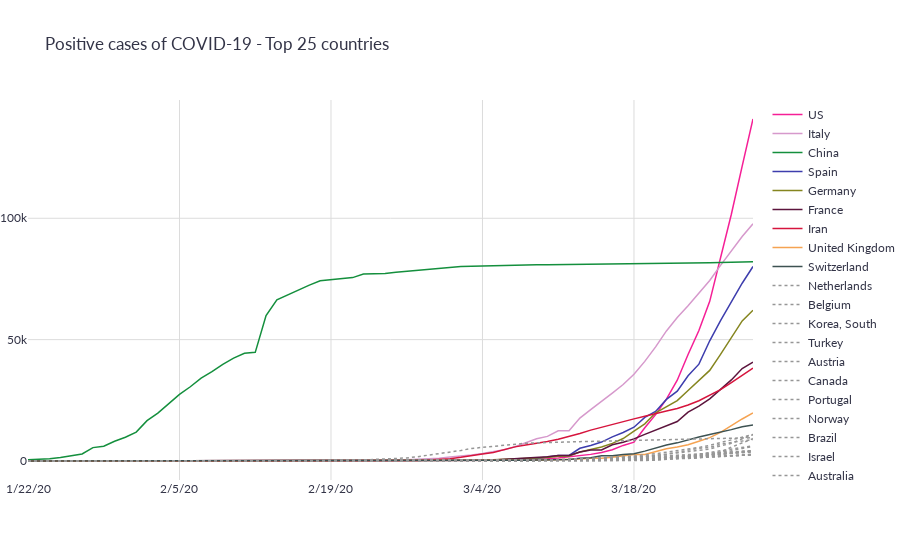

Notebook source saved alongside this figure:
### Code cell
fig = plots.confirmed_cases_over_threshold(confirmed)
fig.show()
data['plots']['figure_1'] = fig.to_json()

### Figure 1 — Plotly figure (JSON) as saved in the notebook; plotly's stock layout.template omitted (floating-point values rounded to 4 significant figures)
{"data": [{"hoverinfo": "none", "hovertemplate": "Positive cases: %{y}<br>Date: %{x}", "line": {"dash": "solid", "width": 1.5}, "marker": {"color": "rgb(245,31,150)"}, "name": "US", "type": "scatter", "x": ["1/22/20", "1/23/20", "1/24/20", "1/25/20", "1/26/20", "1/27/20", "1/28/20", "1/29/20", "1/30/20", "1/31/20", "2/1/20", "2/2/20", "2/3/20", "2/4/20", "2/5/20", "2/6/20", "2/7/20", "2/8/20", "2/9/20", "2/10/20", "2/11/20", "2/12/20", "2/13/20", "2/14/20", "2/15/20", "2/16/20", "2/17/20", "2/18/20", "2/19/20", "2/20/20", "2/21/20", "2/22/20", "2/23/20", "2/24/20", "2/25/20", "2/26/20", "2/27/20", "2/28/20", "2/29/20", "3/1/20", "3/2/20", "3/3/20", "3/4/20", "3/5/20", "3/6/20", "3/7/20", "3/8/20", "3/9/20", "3/10/20", "3/11/20", "3/12/20", "3/13/20", "3/14/20", "3/15/20", "3/16/20", "3/17/20", "3/18/20", "3/19/20", "3/20/20", "3/21/20", "3/22/20", "3/23/20", "3/24/20", "3/25/20", "3/26/20", "3/27/20", "3/28/20", "3/29/20"], "y": [1, 1, 2, 2, 5, 5, 5, 5, 5, 7, 8, 8, 11, 11, 11, 11, 11, 11, 11, 11, 12, 12, 13, 13, 13, 13, 13, 13, 13, 13, 15, 15, 15, 51, 51, 57, 58, 60, 68, 74, 98, 118, 149, 217, 262, 402, 518, 583, 959, 1281, 1663, 2179, 2727, 3499, 4632, 6421, 7783, 13677, 19100, 25489, 33276, 43847, 53740, 65778, 83836, 101657, 121478, 140886]}, {"hoverinfo": "none", "hovertemplate": "Positive cases: %{y}<br>Date: %{x}", "line": {"dash": "solid", "width": 1.5}, "marker": {"color": "rgb(214,153,204)"}, "name": "Italy", "type": "scatter", "x": ["1/22/20", "1/23/20", "1/24/20", "1/25/20", "1/26/20", "1/27/20", "1/28/20", "1/29/20", "1/30/20", "1/31/20", "2/1/20", "2/2/20", "2/3/20", "2/4/20", "2/5/20", "2/6/20", "2/7/20", "2/8/20", "2/9/20", "2/10/20", "2/11/20", "2/12/20", "2/13/20", "2/14/20", "2/15/20", "2/16/20", "2/17/20", "2/18/20", "2/19/20", "2/20/20", "2/21/20", "2/22/20", "2/23/20", "2/24/20", "2/25/20", "2/26/20", "2/27/20", "2/28/20", "2/29/20", "3/1/20", "3/2/20", "3/3/20", "3/4/20", "3/5/20", "3/6/20", "3/7/20", "3/8/20", "3/9/20", "3/10/20", "3/11/20", "3/12/20", "3/13/20", "3/14/20", "3/15/20", "3/16/20", "3/17/20", "3/18/20", "3/19/20", "3/20/20", "3/21/20", "3/22/20", "3/23/20", "3/24/20", "3/25/20", "3/26/20", "3/27/20", "3/28/20", "3/29/20"], "y": [0, 0, 0, 0, 0, 0, 0, 0, 0, 2, 2, 2, 2, 2, 2, 2, 3, 3, 3, 3, 3, 3, 3, 3, 3, 3, 3, 3, 3, 3, 20, 62, 155, 229, 322, 453, 655, 888, 1128, 1694, 2036, 2502, 3089, 3858, 4636, 5883, 7375, 9172, 10149, 12462, 12462, 17660, 21157, 24747, 27980, 31506, 35713, 41035, 47021, 53578, 59138, 63927, 69176, 74386, 80589, 86498, 92472, 97689]}, {"hoverinfo": "none", "hovertemplate": "Positive cases: %{y}<br>Date: %{x}", "line": {"dash": "solid", "width": 1.5}, "marker": {"color": "rgb(20,143,61)"}, "name": "China", "type": "scatter", "x": ["1/22/20", "1/23/20", "1/24/20", "1/25/20", "1/26/20", "1/27/20", "1/28/20", "1/29/20", "1/30/20", "1/31/20", "2/1/20", "2/2/20", "2/3/20", "2/4/20", "2/5/20", "2/6/20", "2/7/20", "2/8/20", "2/9/20", "2/10/20", "2/11/20", "2/12/20", "2/13/20", "2/14/20", "2/15/20", "2/16/20", "2/17/20", "2/18/20", "2/19/20", "2/20/20", "2/21/20", "2/22/20", "2/23/20", "2/24/20", "2/25/20", "2/26/20", "2/27/20", "2/28/20", "2/29/20", "3/1/20", "3/2/20", "3/3/20", "3/4/20", "3/5/20", "3/6/20", "3/7/20", "3/8/20", "3/9/20", "3/10/20", "3/11/20", "3/12/20", "3/13/20", "3/14/20", "3/15/20", "3/16/20", "3/17/20", "3/18/20", "3/19/20", "3/20/20", "3/21/20", "3/22/20", "3/23/20", "3/24/20", "3/25/20", "3/26/20", "3/27/20", "3/28/20", "3/29/20"], "y": [548, 643, 920, 1406, 2075, 2877, 5509, 6087, 8141, 9802, 11891, 16630, 19716, 23707, 27440, 30587, 34110, 36814, 39829, 42354, 44386, 44759, 59895, 66358, 68413, 70513, 72434, 74211, 74619, 75077, 75550, 77001, 77022, 77241, 77754, 78166, 78600, 78928, 79356, 79932, 80136, 80261, 80386, 80537, 80690, 80770, 80823, 80860, 80887, 80921, 80932, 80945, 80977, 81003, 81033, 81058, 81102, 81156, 81250, 81305, 81435, 81498, 81591, 81661, 81782, 81897, 81999, 82122]}, {"hoverinfo": "none", "hovertemplate": "Positive cases: %{y}<br>Date: %{x}", "line": {"dash": "solid", "width": 1.5}, "marker": {"color": "rgb(61,61,173)"}, "name": "Spain", "type": "scatter", "x": ["1/22/20", "1/23/20", "1/24/20", "1/25/20", "1/26/20", "1/27/20", "1/28/20", "1/29/20", "1/30/20", "1/31/20", "2/1/20", "2/2/20", "2/3/20", "2/4/20", "2/5/20", "2/6/20", "2/7/20", "2/8/20", "2/9/20", "2/10/20", "2/11/20", "2/12/20", "2/13/20", "2/14/20", "2/15/20", "2/16/20", "2/17/20", "2/18/20", "2/19/20", "2/20/20", "2/21/20", "2/22/20", "2/23/20", "2/24/20", "2/25/20", "2/26/20", "2/27/20", "2/28/20", "2/29/20", "3/1/20", "3/2/20", "3/3/20", "3/4/20", "3/5/20", "3/6/20", "3/7/20", "3/8/20", "3/9/20", "3/10/20", "3/11/20", "3/12/20", "3/13/20", "3/14/20", "3/15/20", "3/16/20", "3/17/20", "3/18/20", "3/19/20", "3/20/20", "3/21/20", "3/22/20", "3/23/20", "3/24/20", "3/25/20", "3/26/20", "3/27/20", "3/28/20", "3/29/20"], "y": [0, 0, 0, 0, 0, 0, 0, 0, 0, 0, 1, 1, 1, 1, 1, 1, 1, 1, 2, 2, 2, 2, 2, 2, 2, 2, 2, 2, 2, 2, 2, 2, 2, 2, 6, 13, 15, 32, 45, 84, 120, 165, 222, 259, 400, 500, 673, 1073, 1695, 2277, 2277, 5232, 6391, 7798, 9942, 11748, 13910, 17963, 20410, 25374, 28768, 35136, 39885, 49515, 57786, 65719, 73235, 80110]}, {"hoverinfo": "none", "hovertemplate": "Positive cases: %{y}<br>Date: %{x}", "line": {"dash": "solid", "width": 1.5}, "marker": {"color": "rgb(133,133,31)"}, "name": "Germany", "type": "scatter", "x": ["1/22/20", "1/23/20", "1/24/20", "1/25/20", "1/26/20", "1/27/20", "1/28/20", "1/29/20", "1/30/20", "1/31/20", "2/1/20", "2/2/20", "2/3/20", "2/4/20", "2/5/20", "2/6/20", "2/7/20", "2/8/20", "2/9/20", "2/10/20", "2/11/20", "2/12/20", "2/13/20", "2/14/20", "2/15/20", "2/16/20", "2/17/20", "2/18/20", "2/19/20", "2/20/20", "2/21/20", "2/22/20", "2/23/20", "2/24/20", "2/25/20", "2/26/20", "2/27/20", "2/28/20", "2/29/20", "3/1/20", "3/2/20", "3/3/20", "3/4/20", "3/5/20", "3/6/20", "3/7/20", "3/8/20", "3/9/20", "3/10/20", "3/11/20", "3/12/20", "3/13/20", "3/14/20", "3/15/20", "3/16/20", "3/17/20", "3/18/20", "3/19/20", "3/20/20", "3/21/20", "3/22/20", "3/23/20", "3/24/20", "3/25/20", "3/26/20", "3/27/20", "3/28/20", "3/29/20"], "y": [0, 0, 0, 0, 0, 1, 4, 4, 4, 5, 8, 10, 12, 12, 12, 12, 13, 13, 14, 14, 16, 16, 16, 16, 16, 16, 16, 16, 16, 16, 16, 16, 16, 16, 17, 27, 46, 48, 79, 130, 159, 196, 262, 482, 670, 799, 1040, 1176, 1457, 1908, 2078, 3675, 4585, 5795, 7272, 9257, 12327, 15320, 19848, 22213, 24873, 29056, 32986, 37323, 43938, 50871, 57695, 62095]}, {"hoverinfo": "none", "hovertemplate": "Positive cases: %{y}<br>Date: %{x}", "line": {"dash": "solid", "width": 1.5}, "marker": {"color": "rgb(92,20,61)"}, "name": "France", "type": "scatter", "x": ["1/22/20", "1/23/20", "1/24/20", "1/25/20", "1/26/20", "1/27/20", "1/28/20", "1/29/20", "1/30/20", "1/31/20", "2/1/20", "2/2/20", "2/3/20", "2/4/20", "2/5/20", "2/6/20", "2/7/20", "2/8/20", "2/9/20", "2/10/20", "2/11/20", "2/12/20", "2/13/20", "2/14/20", "2/15/20", "2/16/20", "2/17/20", "2/18/20", "2/19/20", "2/20/20", "2/21/20", "2/22/20", "2/23/20", "2/24/20", "2/25/20", "2/26/20", "2/27/20", "2/28/20", "2/29/20", "3/1/20", "3/2/20", "3/3/20", "3/4/20", "3/5/20", "3/6/20", "3/7/20", "3/8/20", "3/9/20", "3/10/20", "3/11/20", "3/12/20", "3/13/20", "3/14/20", "3/15/20", "3/16/20", "3/17/20", "3/18/20", "3/19/20", "3/20/20", "3/21/20", "3/22/20", "3/23/20", "3/24/20", "3/25/20", "3/26/20", "3/27/20", "3/28/20", "3/29/20"], "y": [0, 0, 2, 3, 3, 3, 4, 5, 5, 5, 6, 6, 6, 6, 6, 6, 6, 11, 11, 11, 11, 11, 11, 11, 12, 12, 12, 12, 12, 12, 12, 12, 12, 12, 14, 18, 38, 57, 100, 130, 191, 204, 288, 380, 656, 959, 1136, 1219, 1794, 2293, 2293, 3681, 4496, 4532, 6683, 7715, 9124, 10970, 12758, 14463, 16243, 20123, 22622, 25600, 29551, 33402, 38105, 40708]}, {"hoverinfo": "none", "hovertemplate": "Positive cases: %{y}<br>Date: %{x}", "line": {"dash": "solid", "width": 1.5}, "marker": {"color": "rgb(214,20,61)"}, "name": "Iran", "type": "scatter", "x": ["1/22/20", "1/23/20", "1/24/20", "1/25/20", "1/26/20", "1/27/20", "1/28/20", "1/29/20", "1/30/20", "1/31/20", "2/1/20", "2/2/20", "2/3/20", "2/4/20", "2/5/20", "2/6/20", "2/7/20", "2/8/20", "2/9/20", "2/10/20", "2/11/20", "2/12/20", "2/13/20", "2/14/20", "2/15/20", "2/16/20", "2/17/20", "2/18/20", "2/19/20", "2/20/20", "2/21/20", "2/22/20", "2/23/20", "2/24/20", "2/25/20", "2/26/20", "2/27/20", "2/28/20", "2/29/20", "3/1/20", "3/2/20", "3/3/20", "3/4/20", "3/5/20", "3/6/20", "3/7/20", "3/8/20", "3/9/20", "3/10/20", "3/11/20", "3/12/20", "3/13/20", "3/14/20", "3/15/20", "3/16/20", "3/17/20", "3/18/20", "3/19/20", "3/20/20", "3/21/20", "3/22/20", "3/23/20", "3/24/20", "3/25/20", "3/26/20", "3/27/20", "3/28/20", "3/29/20"], "y": [0, 0, 0, 0, 0, 0, 0, 0, 0, 0, 0, 0, 0, 0, 0, 0, 0, 0, 0, 0, 0, 0, 0, 0, 0, 0, 0, 0, 2, 5, 18, 28, 43, 61, 95, 139, 245, 388, 593, 978, 1501, 2336, 2922, 3513, 4747, 5823, 6566, 7161, 8042, 9000, 10075, 11364, 12729, 13938, 14991, 16169, 17361, 18407, 19644, 20610, 21638, 23049, 24811, 27017, 29406, 32332, 35408, 38309]}, {"hoverinfo": "none", "hovertemplate": "Positive cases: %{y}<br>Date: %{x}", "line": {"dash": "solid", "width": 1.5}, "marker": {"color": "rgb(245,163,82)"}, "name": "United Kingdom", "type": "scatter", "x": ["1/22/20", "1/23/20", "1/24/20", "1/25/20", "1/26/20", "1/27/20", "1/28/20", "1/29/20", "1/30/20", "1/31/20", "2/1/20", "2/2/20", "2/3/20", "2/4/20", "2/5/20", "2/6/20", "2/7/20", "2/8/20", "2/9/20", "2/10/20", "2/11/20", "2/12/20", "2/13/20", "2/14/20", "2/15/20", "2/16/20", "2/17/20", "2/18/20", "2/19/20", "2/20/20", "2/21/20", "2/22/20", "2/23/20", "2/24/20", "2/25/20", "2/26/20", "2/27/20", "2/28/20", "2/29/20", "3/1/20", "3/2/20", "3/3/20", "3/4/20", "3/5/20", "3/6/20", "3/7/20", "3/8/20", "3/9/20", "3/10/20", "3/11/20", "3/12/20", "3/13/20", "3/14/20", "3/15/20", "3/16/20", "3/17/20", "3/18/20", "3/19/20", "3/20/20", "3/21/20", "3/22/20", "3/23/20", "3/24/20", "3/25/20", "3/26/20", "3/27/20", "3/28/20", "3/29/20"], "y": [0, 0, 0, 0, 0, 0, 0, 0, 0, 2, 2, 2, 2, 2, 2, 2, 3, 3, 3, 8, 8, 9, 9, 9, 9, 9, 9, 9, 9, 9, 9, 9, 9, 13, 13, 13, 15, 20, 23, 36, 40, 51, 86, 116, 164, 207, 274, 322, 384, 459, 459, 802, 1144, 1145, 1551, 1960, 2642, 2716, 4014, 5067, 5745, 6726, 8164, 9640, 11812, 14745, 17312, 19780]}, {"hoverinfo": "none", "hovertemplate": "Positive cases: %{y}<br>Date: %{x}", "line": {"dash": "solid", "width": 1.5}, "marker": {"color": "rgb(61,82,82)"}, "name": "Switzerland", "type": "scatter", "x": ["1/22/20", "1/23/20", "1/24/20", "1/25/20", "1/26/20", "1/27/20", "1/28/20", "1/29/20", "1/30/20", "1/31/20", "2/1/20", "2/2/20", "2/3/20", "2/4/20", "2/5/20", "2/6/20", "2/7/20", "2/8/20", "2/9/20", "2/10/20", "2/11/20", "2/12/20", "2/13/20", "2/14/20", "2/15/20", "2/16/20", "2/17/20", "2/18/20", "2/19/20", "2/20/20", "2/21/20", "2/22/20", "2/23/20", "2/24/20", "2/25/20", "2/26/20", "2/27/20", "2/28/20", "2/29/20", "3/1/20", "3/2/20", "3/3/20", "3/4/20", "3/5/20", "3/6/20", "3/7/20", "3/8/20", "3/9/20", "3/10/20", "3/11/20", "3/12/20", "3/13/20", "3/14/20", "3/15/20", "3/16/20", "3/17/20", "3/18/20", "3/19/20", "3/20/20", "3/21/20", "3/22/20", "3/23/20", "3/24/20", "3/25/20", "3/26/20", "3/27/20", "3/28/20", "3/29/20"], "y": [0, 0, 0, 0, 0, 0, 0, 0, 0, 0, 0, 0, 0, 0, 0, 0, 0, 0, 0, 0, 0, 0, 0, 0, 0, 0, 0, 0, 0, 0, 0, 0, 0, 0, 1, 1, 8, 8, 18, 27, 42, 56, 90, 114, 214, 268, 337, 374, 491, 652, 652, 1139, 1359, 2200, 2200, 2700, 3028, 4075, 5294, 6575, 7474, 8795, 9877, 10897, 11811, 12928, 14076, 14829]}, {"hoverinfo": "none", "hovertemplate": "Positive cases: %{y}<br>Date: %{x}", "line": {"dash": "dot", "width": 1.5}, "marker": {"color": "rgb(150,150,150)"}, "name": "Netherlands", "type": "scatter", "x": ["1/22/20", "1/23/20", "1/24/20", "1/25/20", "1/26/20", "1/27/20", "1/28/20", "1/29/20", "1/30/20", "1/31/20", "2/1/20", "2/2/20", "2/3/20", "2/4/20", "2/5/20", "2/6/20", "2/7/20", "2/8/20", "2/9/20", "2/10/20", "2/11/20", "2/12/20", "2/13/20", "2/14/20", "2/15/20", "2/16/20", "2/17/20", "2/18/20", "2/19/20", "2/20/20", "2/21/20", "2/22/20", "2/23/20", "2/24/20", "2/25/20", "2/26/20", "2/27/20", "2/28/20", "2/29/20", "3/1/20", "3/2/20", "3/3/20", "3/4/20", "3/5/20", "3/6/20", "3/7/20", "3/8/20", "3/9/20", "3/10/20", "3/11/20", "3/12/20", "3/13/20", "3/14/20", "3/15/20", "3/16/20", "3/17/20", "3/18/20", "3/19/20", "3/20/20", "3/21/20", "3/22/20", "3/23/20", "3/24/20", "3/25/20", "3/26/20", "3/27/20", "3/28/20", "3/29/20"], "y": [0, 0, 0, 0, 0, 0, 0, 0, 0, 0, 0, 0, 0, 0, 0, 0, 0, 0, 0, 0, 0, 0, 0, 0, 0, 0, 0, 0, 0, 0, 0, 0, 0, 0, 0, 0, 1, 1, 6, 10, 18, 24, 38, 82, 128, 188, 265, 321, 382, 503, 503, 806, 962, 1138, 1416, 1711, 2058, 2467, 3003, 3640, 4217, 4764, 5580, 6438, 7468, 8647, 9819, 10930]}, {"hoverinfo": "none", "hovertemplate": "Positive cases: %{y}<br>Date: %{x}", "line": {"dash": "dot", "width": 1.5}, "marker": {"color": "rgb(150,150,150)"}, "name": "Belgium", "type": "scatter", "x": ["1/22/20", "1/23/20", "1/24/20", "1/25/20", "1/26/20", "1/27/20", "1/28/20", "1/29/20", "1/30/20", "1/31/20", "2/1/20", "2/2/20", "2/3/20", "2/4/20", "2/5/20", "2/6/20", "2/7/20", "2/8/20", "2/9/20", "2/10/20", "2/11/20", "2/12/20", "2/13/20", "2/14/20", "2/15/20", "2/16/20", "2/17/20", "2/18/20", "2/19/20", "2/20/20", "2/21/20", "2/22/20", "2/23/20", "2/24/20", "2/25/20", "2/26/20", "2/27/20", "2/28/20", "2/29/20", "3/1/20", "3/2/20", "3/3/20", "3/4/20", "3/5/20", "3/6/20", "3/7/20", "3/8/20", "3/9/20", "3/10/20", "3/11/20", "3/12/20", "3/13/20", "3/14/20", "3/15/20", "3/16/20", "3/17/20", "3/18/20", "3/19/20", "3/20/20", "3/21/20", "3/22/20", "3/23/20", "3/24/20", "3/25/20", "3/26/20", "3/27/20", "3/28/20", "3/29/20"], "y": [0, 0, 0, 0, 0, 0, 0, 0, 0, 0, 0, 0, 0, 1, 1, 1, 1, 1, 1, 1, 1, 1, 1, 1, 1, 1, 1, 1, 1, 1, 1, 1, 1, 1, 1, 1, 1, 1, 1, 2, 8, 13, 23, 50, 109, 169, 200, 239, 267, 314, 314, 559, 689, 886, 1058, 1243, 1486, 1795, 2257, 2815, 3401, 3743, 4269, 4937, 6235, 7284, 9134, 10836]}, {"hoverinfo": "none", "hovertemplate": "Positive cases: %{y}<br>Date: %{x}", "line": {"dash": "dot", "width": 1.5}, "marker": {"color": "rgb(150,150,150)"}, "name": "Korea, South", "type": "scatter", "x": ["1/22/20", "1/23/20", "1/24/20", "1/25/20", "1/26/20", "1/27/20", "1/28/20", "1/29/20", "1/30/20", "1/31/20", "2/1/20", "2/2/20", "2/3/20", "2/4/20", "2/5/20", "2/6/20", "2/7/20", "2/8/20", "2/9/20", "2/10/20", "2/11/20", "2/12/20", "2/13/20", "2/14/20", "2/15/20", "2/16/20", "2/17/20", "2/18/20", "2/19/20", "2/20/20", "2/21/20", "2/22/20", "2/23/20", "2/24/20", "2/25/20", "2/26/20", "2/27/20", "2/28/20", "2/29/20", "3/1/20", "3/2/20", "3/3/20", "3/4/20", "3/5/20", "3/6/20", "3/7/20", "3/8/20", "3/9/20", "3/10/20", "3/11/20", "3/12/20", "3/13/20", "3/14/20", "3/15/20", "3/16/20", "3/17/20", "3/18/20", "3/19/20", "3/20/20", "3/21/20", "3/22/20", "3/23/20", "3/24/20", "3/25/20", "3/26/20", "3/27/20", "3/28/20", "3/29/20"], "y": [1, 1, 2, 2, 3, 4, 4, 4, 4, 11, 12, 15, 15, 16, 19, 23, 24, 24, 25, 27, 28, 28, 28, 28, 28, 29, 30, 31, 31, 104, 204, 433, 602, 833, 977, 1261, 1766, 2337, 3150, 3736, 4335, 5186, 5621, 6088, 6593, 7041, 7314, 7478, 7513, 7755, 7869, 7979, 8086, 8162, 8236, 8320, 8413, 8565, 8652, 8799, 8961, 8961, 9037, 9137, 9241, 9332, 9478, 9583]}, {"hoverinfo": "none", "hovertemplate": "Positive cases: %{y}<br>Date: %{x}", "line": {"dash": "dot", "width": 1.5}, "marker": {"color": "rgb(150,150,150)"}, "name": "Turkey", "type": "scatter", "x": ["1/22/20", "1/23/20", "1/24/20", "1/25/20", "1/26/20", "1/27/20", "1/28/20", "1/29/20", "1/30/20", "1/31/20", "2/1/20", "2/2/20", "2/3/20", "2/4/20", "2/5/20", "2/6/20", "2/7/20", "2/8/20", "2/9/20", "2/10/20", "2/11/20", "2/12/20", "2/13/20", "2/14/20", "2/15/20", "2/16/20", "2/17/20", "2/18/20", "2/19/20", "2/20/20", "2/21/20", "2/22/20", "2/23/20", "2/24/20", "2/25/20", "2/26/20", "2/27/20", "2/28/20", "2/29/20", "3/1/20", "3/2/20", "3/3/20", "3/4/20", "3/5/20", "3/6/20", "3/7/20", "3/8/20", "3/9/20", "3/10/20", "3/11/20", "3/12/20", "3/13/20", "3/14/20", "3/15/20", "3/16/20", "3/17/20", "3/18/20", "3/19/20", "3/20/20", "3/21/20", "3/22/20", "3/23/20", "3/24/20", "3/25/20", "3/26/20", "3/27/20", "3/28/20", "3/29/20"], "y": [0, 0, 0, 0, 0, 0, 0, 0, 0, 0, 0, 0, 0, 0, 0, 0, 0, 0, 0, 0, 0, 0, 0, 0, 0, 0, 0, 0, 0, 0, 0, 0, 0, 0, 0, 0, 0, 0, 0, 0, 0, 0, 0, 0, 0, 0, 0, 0, 0, 1, 1, 5, 5, 6, 18, 47, 98, 192, 359, 670, 1236, 1529, 1872, 2433, 3629, 5698, 7402, 9217]}, {"hoverinfo": "none", "hovertemplate": "Positive cases: %{y}<br>Date: %{x}", "line": {"dash": "dot", "width": 1.5}, "marker": {"color": "rgb(150,150,150)"}, "name": "Austria", "type": "scatter", "x": ["1/22/20", "1/23/20", "1/24/20", "1/25/20", "1/26/20", "1/27/20", "1/28/20", "1/29/20", "1/30/20", "1/31/20", "2/1/20", "2/2/20", "2/3/20", "2/4/20", "2/5/20", "2/6/20", "2/7/20", "2/8/20", "2/9/20", "2/10/20", "2/11/20", "2/12/20", "2/13/20", "2/14/20", "2/15/20", "2/16/20", "2/17/20", "2/18/20", "2/19/20", "2/20/20", "2/21/20", "2/22/20", "2/23/20", "2/24/20", "2/25/20", "2/26/20", "2/27/20", "2/28/20", "2/29/20", "3/1/20", "3/2/20", "3/3/20", "3/4/20", "3/5/20", "3/6/20", "3/7/20", "3/8/20", "3/9/20", "3/10/20", "3/11/20", "3/12/20", "3/13/20", "3/14/20", "3/15/20", "3/16/20", "3/17/20", "3/18/20", "3/19/20", "3/20/20", "3/21/20", "3/22/20", "3/23/20", "3/24/20", "3/25/20", "3/26/20", "3/27/20", "3/28/20", "3/29/20"], "y": [0, 0, 0, 0, 0, 0, 0, 0, 0, 0, 0, 0, 0, 0, 0, 0, 0, 0, 0, 0, 0, 0, 0, 0, 0, 0, 0, 0, 0, 0, 0, 0, 0, 0, 2, 2, 3, 3, 9, 14, 18, 21, 29, 41, 55, 79, 104, 131, 182, 246, 302, 504, 655, 860, 1018, 1332, 1646, 2013, 2388, 2814, 3582, 4474, 5283, 5588, 6909, 7657, 8271, 8788]}, {"hoverinfo": "none", "hovertemplate": "Positive cases: %{y}<br>Date: %{x}", "line": {"dash": "dot", "width": 1.5}, "marker": {"color": "rgb(150,150,150)"}, "name": "Canada", "type": "scatter", "x": ["1/22/20", "1/23/20", "1/24/20", "1/25/20", "1/26/20", "1/27/20", "1/28/20", "1/29/20", "1/30/20", "1/31/20", "2/1/20", "2/2/20", "2/3/20", "2/4/20", "2/5/20", "2/6/20", "2/7/20", "2/8/20", "2/9/20", "2/10/20", "2/11/20", "2/12/20", "2/13/20", "2/14/20", "2/15/20", "2/16/20", "2/17/20", "2/18/20", "2/19/20", "2/20/20", "2/21/20", "2/22/20", "2/23/20", "2/24/20", "2/25/20", "2/26/20", "2/27/20", "2/28/20", "2/29/20", "3/1/20", "3/2/20", "3/3/20", "3/4/20", "3/5/20", "3/6/20", "3/7/20", "3/8/20", "3/9/20", "3/10/20", "3/11/20", "3/12/20", "3/13/20", "3/14/20", "3/15/20", "3/16/20", "3/17/20", "3/18/20", "3/19/20", "3/20/20", "3/21/20", "3/22/20", "3/23/20", "3/24/20", "3/25/20", "3/26/20", "3/27/20", "3/28/20", "3/29/20"], "y": [0, 0, 0, 0, 1, 1, 2, 2, 2, 4, 4, 4, 4, 4, 5, 5, 7, 7, 7, 7, 7, 7, 7, 7, 7, 7, 8, 8, 8, 8, 9, 9, 9, 10, 11, 11, 13, 14, 20, 24, 27, 30, 33, 37, 49, 54, 64, 77, 79, 108, 117, 193, 198, 252, 415, 478, 657, 800, 943, 1277, 1469, 2088, 2790, 3251, 4042, 4682, 5576, 6280]}, {"hoverinfo": "none", "hovertemplate": "Positive cases: %{y}<br>Date: %{x}", "line": {"dash": "dot", "width": 1.5}, "marker": {"color": "rgb(150,150,150)"}, "name": "Portugal", "type": "scatter", "x": ["1/22/20", "1/23/20", "1/24/20", "1/25/20", "1/26/20", "1/27/20", "1/28/20", "1/29/20", "1/30/20", "1/31/20", "2/1/20", "2/2/20", "2/3/20", "2/4/20", "2/5/20", "2/6/20", "2/7/20", "2/8/20", "2/9/20", "2/10/20", "2/11/20", "2/12/20", "2/13/20", "2/14/20", "2/15/20", "2/16/20", "2/17/20", "2/18/20", "2/19/20", "2/20/20", "2/21/20", "2/22/20", "2/23/20", "2/24/20", "2/25/20", "2/26/20", "2/27/20", "2/28/20", "2/29/20", "3/1/20", "3/2/20", "3/3/20", "3/4/20", "3/5/20", "3/6/20", "3/7/20", "3/8/20", "3/9/20", "3/10/20", "3/11/20", "3/12/20", "3/13/20", "3/14/20", "3/15/20", "3/16/20", "3/17/20", "3/18/20", "3/19/20", "3/20/20", "3/21/20", "3/22/20", "3/23/20", "3/24/20", "3/25/20", "3/26/20", "3/27/20", "3/28/20", "3/29/20"], "y": [0, 0, 0, 0, 0, 0, 0, 0, 0, 0, 0, 0, 0, 0, 0, 0, 0, 0, 0, 0, 0, 0, 0, 0, 0, 0, 0, 0, 0, 0, 0, 0, 0, 0, 0, 0, 0, 0, 0, 0, 2, 2, 5, 8, 13, 20, 30, 30, 41, 59, 59, 112, 169, 245, 331, 448, 448, 785, 1020, 1280, 1600, 2060, 2362, 2995, 3544, 4268, 5170, 5962]}, {"hoverinfo": "none", "hovertemplate": "Positive cases: %{y}<br>Date: %{x}", "line": {"dash": "dot", "width": 1.5}, "marker": {"color": "rgb(150,150,150)"}, "name": "Norway", "type": "scatter", "x": ["1/22/20", "1/23/20", "1/24/20", "1/25/20", "1/26/20", "1/27/20", "1/28/20", "1/29/20", "1/30/20", "1/31/20", "2/1/20", "2/2/20", "2/3/20", "2/4/20", "2/5/20", "2/6/20", "2/7/20", "2/8/20", "2/9/20", "2/10/20", "2/11/20", "2/12/20", "2/13/20", "2/14/20", "2/15/20", "2/16/20", "2/17/20", "2/18/20", "2/19/20", "2/20/20", "2/21/20", "2/22/20", "2/23/20", "2/24/20", "2/25/20", "2/26/20", "2/27/20", "2/28/20", "2/29/20", "3/1/20", "3/2/20", "3/3/20", "3/4/20", "3/5/20", "3/6/20", "3/7/20", "3/8/20", "3/9/20", "3/10/20", "3/11/20", "3/12/20", "3/13/20", "3/14/20", "3/15/20", "3/16/20", "3/17/20", "3/18/20", "3/19/20", "3/20/20", "3/21/20", "3/22/20", "3/23/20", "3/24/20", "3/25/20", "3/26/20", "3/27/20", "3/28/20", "3/29/20"], "y": [0, 0, 0, 0, 0, 0, 0, 0, 0, 0, 0, 0, 0, 0, 0, 0, 0, 0, 0, 0, 0, 0, 0, 0, 0, 0, 0, 0, 0, 0, 0, 0, 0, 0, 0, 1, 1, 6, 15, 19, 25, 32, 56, 87, 108, 147, 176, 205, 400, 598, 702, 996, 1090, 1221, 1333, 1463, 1550, 1746, 1914, 2118, 2385, 2621, 2863, 3084, 3369, 3755, 4015, 4284]}, {"hoverinfo": "none", "hovertemplate": "Positive cases: %{y}<br>Date: %{x}", "line": {"dash": "dot", "width": 1.5}, "marker": {"color": "rgb(150,150,150)"}, "name": "Brazil", "type": "scatter", "x": ["1/22/20", "1/23/20", "1/24/20", "1/25/20", "1/26/20", "1/27/20", "1/28/20", "1/29/20", "1/30/20", "1/31/20", "2/1/20", "2/2/20", "2/3/20", "2/4/20", "2/5/20", "2/6/20", "2/7/20", "2/8/20", "2/9/20", "2/10/20", "2/11/20", "2/12/20", "2/13/20", "2/14/20", "2/15/20", "2/16/20", "2/17/20", "2/18/20", "2/19/20", "2/20/20", "2/21/20", "2/22/20", "2/23/20", "2/24/20", "2/25/20", "2/26/20", "2/27/20", "2/28/20", "2/29/20", "3/1/20", "3/2/20", "3/3/20", "3/4/20", "3/5/20", "3/6/20", "3/7/20", "3/8/20", "3/9/20", "3/10/20", "3/11/20", "3/12/20", "3/13/20", "3/14/20", "3/15/20", "3/16/20", "3/17/20", "3/18/20", "3/19/20", "3/20/20", "3/21/20", "3/22/20", "3/23/20", "3/24/20", "3/25/20", "3/26/20", "3/27/20", "3/28/20", "3/29/20"], "y": [0, 0, 0, 0, 0, 0, 0, 0, 0, 0, 0, 0, 0, 0, 0, 0, 0, 0, 0, 0, 0, 0, 0, 0, 0, 0, 0, 0, 0, 0, 0, 0, 0, 0, 0, 1, 1, 1, 2, 2, 2, 2, 4, 4, 13, 13, 20, 25, 31, 38, 52, 151, 151, 162, 200, 321, 372, 621, 793, 1021, 1546, 1924, 2247, 2554, 2985, 3417, 3904, 4256]}, {"hoverinfo": "none", "hovertemplate": "Positive cases: %{y}<br>Date: %{x}", "line": {"dash": "dot", "width": 1.5}, "marker": {"color": "rgb(150,150,150)"}, "name": "Israel", "type": "scatter", "x": ["1/22/20", "1/23/20", "1/24/20", "1/25/20", "1/26/20", "1/27/20", "1/28/20", "1/29/20", "1/30/20", "1/31/20", "2/1/20", "2/2/20", "2/3/20", "2/4/20", "2/5/20", "2/6/20", "2/7/20", "2/8/20", "2/9/20", "2/10/20", "2/11/20", "2/12/20", "2/13/20", "2/14/20", "2/15/20", "2/16/20", "2/17/20", "2/18/20", "2/19/20", "2/20/20", "2/21/20", "2/22/20", "2/23/20", "2/24/20", "2/25/20", "2/26/20", "2/27/20", "2/28/20", "2/29/20", "3/1/20", "3/2/20", "3/3/20", "3/4/20", "3/5/20", "3/6/20", "3/7/20", "3/8/20", "3/9/20", "3/10/20", "3/11/20", "3/12/20", "3/13/20", "3/14/20", "3/15/20", "3/16/20", "3/17/20", "3/18/20", "3/19/20", "3/20/20", "3/21/20", "3/22/20", "3/23/20", "3/24/20", "3/25/20", "3/26/20", "3/27/20", "3/28/20", "3/29/20"], "y": [0, 0, 0, 0, 0, 0, 0, 0, 0, 0, 0, 0, 0, 0, 0, 0, 0, 0, 0, 0, 0, 0, 0, 0, 0, 0, 0, 0, 0, 0, 1, 1, 1, 1, 1, 2, 3, 4, 7, 10, 10, 12, 15, 20, 37, 43, 61, 61, 75, 79, 100, 126, 155, 213, 218, 250, 304, 427, 529, 712, 883, 1071, 1238, 2369, 2693, 3035, 3619, 4247]}, {"hoverinfo": "none", "hovertemplate": "Positive cases: %{y}<br>Date: %{x}", "line": {"dash": "dot", "width": 1.5}, "marker": {"color": "rgb(150,150,150)"}, "name": "Australia", "type": "scatter", "x": ["1/22/20", "1/23/20", "1/24/20", "1/25/20", "1/26/20", "1/27/20", "1/28/20", "1/29/20", "1/30/20", "1/31/20", "2/1/20", "2/2/20", "2/3/20", "2/4/20", "2/5/20", "2/6/20", "2/7/20", "2/8/20", "2/9/20", "2/10/20", "2/11/20", "2/12/20", "2/13/20", "2/14/20", "2/15/20", "2/16/20", "2/17/20", "2/18/20", "2/19/20", "2/20/20", "2/21/20", "2/22/20", "2/23/20", "2/24/20", "2/25/20", "2/26/20", "2/27/20", "2/28/20", "2/29/20", "3/1/20", "3/2/20", "3/3/20", "3/4/20", "3/5/20", "3/6/20", "3/7/20", "3/8/20", "3/9/20", "3/10/20", "3/11/20", "3/12/20", "3/13/20", "3/14/20", "3/15/20", "3/16/20", "3/17/20", "3/18/20", "3/19/20", "3/20/20", "3/21/20", "3/22/20", "3/23/20", "3/24/20", "3/25/20", "3/26/20", "3/27/20", "3/28/20", "3/29/20"], "y": [0, 0, 0, 0, 4, 5, 5, 6, 9, 9, 12, 12, 12, 13, 13, 14, 15, 15, 15, 15, 15, 15, 15, 15, 15, 15, 15, 15, 15, 15, 15, 15, 15, 15, 15, 15, 15, 15, 25, 27, 30, 39, 52, 55, 60, 63, 76, 91, 107, 128, 128, 200, 250, 297, 377, 452, 568, 681, 791, 1071, 1549, 1682, 2044, 2364, 2810, 3143, 3640, 3984]}, {"hoverinfo": "none", "hovertemplate": "Positive cases: %{y}<br>Date: %{x}", "line": {"dash": "dot", "width": 1.5}, "marker": {"color": "rgb(150,150,150)"}, "name": "Sweden", "type": "scatter", "x": ["1/22/20", "1/23/20", "1/24/20", "1/25/20", "1/26/20", "1/27/20", "1/28/20", "1/29/20", "1/30/20", "1/31/20", "2/1/20", "2/2/20", "2/3/20", "2/4/20", "2/5/20", "2/6/20", "2/7/20", "2/8/20", "2/9/20", "2/10/20", "2/11/20", "2/12/20", "2/13/20", "2/14/20", "2/15/20", "2/16/20", "2/17/20", "2/18/20", "2/19/20", "2/20/20", "2/21/20", "2/22/20", "2/23/20", "2/24/20", "2/25/20", "2/26/20", "2/27/20", "2/28/20", "2/29/20", "3/1/20", "3/2/20", "3/3/20", "3/4/20", "3/5/20", "3/6/20", "3/7/20", "3/8/20", "3/9/20", "3/10/20", "3/11/20", "3/12/20", "3/13/20", "3/14/20", "3/15/20", "3/16/20", "3/17/20", "3/18/20", "3/19/20", "3/20/20", "3/21/20", "3/22/20", "3/23/20", "3/24/20", "3/25/20", "3/26/20", "3/27/20", "3/28/20", "3/29/20"], "y": [0, 0, 0, 0, 0, 0, 0, 0, 0, 1, 1, 1, 1, 1, 1, 1, 1, 1, 1, 1, 1, 1, 1, 1, 1, 1, 1, 1, 1, 1, 1, 1, 1, 1, 1, 2, 7, 7, 12, 14, 15, 21, 35, 94, 101, 161, 203, 248, 355, 500, 599, 814, 961, 1022, 1103, 1190, 1279, 1439, 1639, 1763, 1934, 2046, 2286, 2526, 2840, 3069, 3447, 3700]}, {"hoverinfo": "none", "hovertemplate": "Positive cases: %{y}<br>Date: %{x}", "line": {"dash": "dot", "width": 1.5}, "marker": {"color": "rgb(150,150,150)"}, "name": "Czechia", "type": "scatter", "x": ["1/22/20", "1/23/20", "1/24/20", "1/25/20", "1/26/20", "1/27/20", "1/28/20", "1/29/20", "1/30/20", "1/31/20", "2/1/20", "2/2/20", "2/3/20", "2/4/20", "2/5/20", "2/6/20", "2/7/20", "2/8/20", "2/9/20", "2/10/20", "2/11/20", "2/12/20", "2/13/20", "2/14/20", "2/15/20", "2/16/20", "2/17/20", "2/18/20", "2/19/20", "2/20/20", "2/21/20", "2/22/20", "2/23/20", "2/24/20", "2/25/20", "2/26/20", "2/27/20", "2/28/20", "2/29/20", "3/1/20", "3/2/20", "3/3/20", "3/4/20", "3/5/20", "3/6/20", "3/7/20", "3/8/20", "3/9/20", "3/10/20", "3/11/20", "3/12/20", "3/13/20", "3/14/20", "3/15/20", "3/16/20", "3/17/20", "3/18/20", "3/19/20", "3/20/20", "3/21/20", "3/22/20", "3/23/20", "3/24/20", "3/25/20", "3/26/20", "3/27/20", "3/28/20", "3/29/20"], "y": [0, 0, 0, 0, 0, 0, 0, 0, 0, 0, 0, 0, 0, 0, 0, 0, 0, 0, 0, 0, 0, 0, 0, 0, 0, 0, 0, 0, 0, 0, 0, 0, 0, 0, 0, 0, 0, 0, 0, 3, 3, 5, 8, 12, 18, 19, 31, 31, 41, 91, 94, 141, 189, 253, 298, 396, 464, 694, 833, 995, 1120, 1236, 1394, 1654, 1925, 2279, 2631, 2817]}, {"hoverinfo": "none", "hovertemplate": "Positive cases: %{y}<br>Date: %{x}", "line": {"dash": "dot", "width": 1.5}, "marker": {"color": "rgb(150,150,150)"}, "name": "Ireland", "type": "scatter", "x": ["1/22/20", "1/23/20", "1/24/20", "1/25/20", "1/26/20", "1/27/20", "1/28/20", "1/29/20", "1/30/20", "1/31/20", "2/1/20", "2/2/20", "2/3/20", "2/4/20", "2/5/20", "2/6/20", "2/7/20", "2/8/20", "2/9/20", "2/10/20", "2/11/20", "2/12/20", "2/13/20", "2/14/20", "2/15/20", "2/16/20", "2/17/20", "2/18/20", "2/19/20", "2/20/20", "2/21/20", "2/22/20", "2/23/20", "2/24/20", "2/25/20", "2/26/20", "2/27/20", "2/28/20", "2/29/20", "3/1/20", "3/2/20", "3/3/20", "3/4/20", "3/5/20", "3/6/20", "3/7/20", "3/8/20", "3/9/20", "3/10/20", "3/11/20", "3/12/20", "3/13/20", "3/14/20", "3/15/20", "3/16/20", "3/17/20", "3/18/20", "3/19/20", "3/20/20", "3/21/20", "3/22/20", "3/23/20", "3/24/20", "3/25/20", "3/26/20", "3/27/20", "3/28/20", "3/29/20"], "y": [0, 0, 0, 0, 0, 0, 0, 0, 0, 0, 0, 0, 0, 0, 0, 0, 0, 0, 0, 0, 0, 0, 0, 0, 0, 0, 0, 0, 0, 0, 0, 0, 0, 0, 0, 0, 0, 0, 1, 1, 1, 2, 6, 6, 18, 18, 19, 21, 34, 43, 43, 90, 129, 129, 169, 223, 292, 557, 683, 785, 906, 1125, 1329, 1564, 1819, 2121, 2415, 2615]}, {"hoverinfo": "none", "hovertemplate": "Positive cases: %{y}<br>Date: %{x}", "line": {"dash": "dot", "width": 1.5}, "marker": {"color": "rgb(150,150,150)"}, "name": "Denmark", "type": "scatter", "x": ["1/22/20", "1/23/20", "1/24/20", "1/25/20", "1/26/20", "1/27/20", "1/28/20", "1/29/20", "1/30/20", "1/31/20", "2/1/20", "2/2/20", "2/3/20", "2/4/20", "2/5/20", "2/6/20", "2/7/20", "2/8/20", "2/9/20", "2/10/20", "2/11/20", "2/12/20", "2/13/20", "2/14/20", "2/15/20", "2/16/20", "2/17/20", "2/18/20", "2/19/20", "2/20/20", "2/21/20", "2/22/20", "2/23/20", "2/24/20", "2/25/20", "2/26/20", "2/27/20", "2/28/20", "2/29/20", "3/1/20", "3/2/20", "3/3/20", "3/4/20", "3/5/20", "3/6/20", "3/7/20", "3/8/20", "3/9/20", "3/10/20", "3/11/20", "3/12/20", "3/13/20", "3/14/20", "3/15/20", "3/16/20", "3/17/20", "3/18/20", "3/19/20", "3/20/20", "3/21/20", "3/22/20", "3/23/20", "3/24/20", "3/25/20", "3/26/20", "3/27/20", "3/28/20", "3/29/20"], "y": [0, 0, 0, 0, 0, 0, 0, 0, 0, 0, 0, 0, 0, 0, 0, 0, 0, 0, 0, 0, 0, 0, 0, 0, 0, 0, 0, 0, 0, 0, 0, 0, 0, 0, 0, 0, 1, 1, 3, 4, 4, 6, 11, 11, 24, 24, 37, 92, 264, 444, 617, 804, 836, 875, 933, 1025, 1116, 1225, 1337, 1420, 1514, 1572, 1718, 1862, 2023, 2200, 2366, 2564]}, {"hoverinfo": "none", "hovertemplate": "Positive cases: %{y}<br>Date: %{x}", "line": {"dash": "dot", "width": 1.5}, "marker": {"color": "rgb(150,150,150)"}, "name": "Malaysia", "type": "scatter", "x": ["1/22/20", "1/23/20", "1/24/20", "1/25/20", "1/26/20", "1/27/20", "1/28/20", "1/29/20", "1/30/20", "1/31/20", "2/1/20", "2/2/20", "2/3/20", "2/4/20", "2/5/20", "2/6/20", "2/7/20", "2/8/20", "2/9/20", "2/10/20", "2/11/20", "2/12/20", "2/13/20", "2/14/20", "2/15/20", "2/16/20", "2/17/20", "2/18/20", "2/19/20", "2/20/20", "2/21/20", "2/22/20", "2/23/20", "2/24/20", "2/25/20", "2/26/20", "2/27/20", "2/28/20", "2/29/20", "3/1/20", "3/2/20", "3/3/20", "3/4/20", "3/5/20", "3/6/20", "3/7/20", "3/8/20", "3/9/20", "3/10/20", "3/11/20", "3/12/20", "3/13/20", "3/14/20", "3/15/20", "3/16/20", "3/17/20", "3/18/20", "3/19/20", "3/20/20", "3/21/20", "3/22/20", "3/23/20", "3/24/20", "3/25/20", "3/26/20", "3/27/20", "3/28/20", "3/29/20"], "y": [0, 0, 0, 3, 4, 4, 4, 7, 8, 8, 8, 8, 8, 10, 12, 12, 12, 16, 16, 18, 18, 18, 19, 19, 22, 22, 22, 22, 22, 22, 22, 22, 22, 22, 22, 22, 23, 23, 25, 29, 29, 36, 50, 50, 83, 93, 99, 117, 129, 149, 149, 197, 238, 428, 566, 673, 790, 900, 1030, 1183, 1306, 1518, 1624, 1796, 2031, 2161, 2320, 2470]}], "layout": {"font": {"color": "#333447", "family": "Lato, Helvetica"}, "margin": {"l": 0, "pad": 0, "r": 0}, "paper_bgcolor": "rgba(0,0,0,0)", "plot_bgcolor": "rgba(0,0,0,0)", "title": {"text": "Positive cases of COVID-19 - Top 25 countries"}, "xaxis": {"automargin": true, "gridcolor": "rgb(220,220,220)", "gridwidth": 1, "nticks": 5, "showgrid": true}, "yaxis": {"automargin": true, "gridcolor": "rgb(220,220,220)", "gridwidth": 1, "nticks": 5, "showgrid": true}}}
